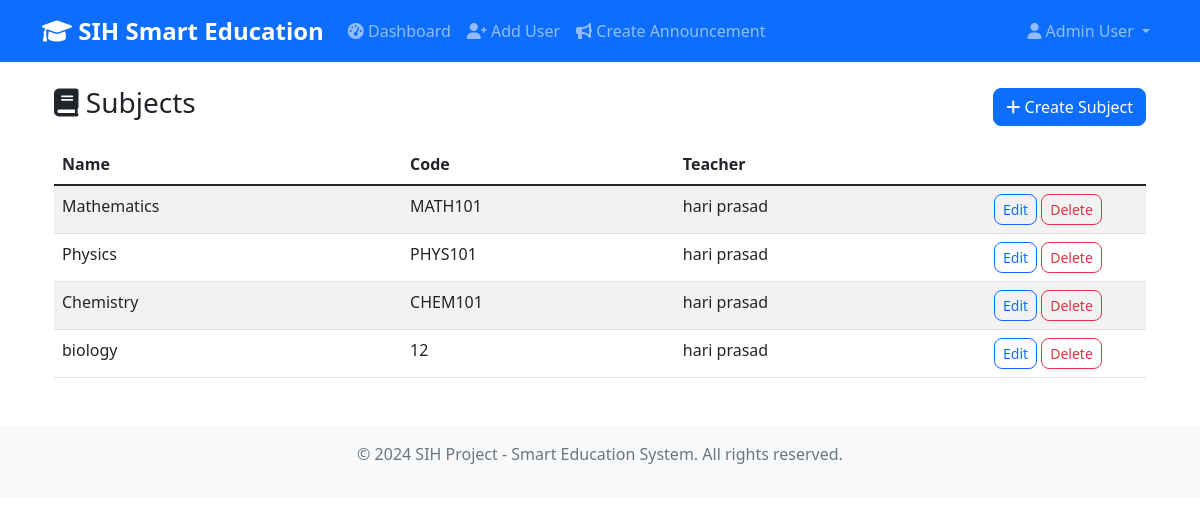
/admins/subjects/ (signed in), run on the app's committed database.
### teachers/models.py (models this page shows, shortened)
class Subject(models.Model):
    name = models.CharField(max_length=100)
    code = models.CharField(max_length=10, unique=True)
    teacher = models.ForeignKey(Teacher, on_delete=models.CASCADE, related_name='subjects')

class Teacher(models.Model):
    user = models.OneToOneField(User, on_delete=models.CASCADE)
    employee_id = models.CharField(max_length=20, unique=True)
    department = models.CharField(max_length=100)
    created_at = models.DateTimeField(auto_now_add=True)

### admins/views.py (the view)
# urls.py: path('subjects/', views.subjects_list, name='subjects_list'),
@login_required
def subjects_list(request):
    if not _require_staff(request.user):
        messages.error(request, 'Access denied.')
        return redirect('core:dashboard')
    subjects = Subject.objects.select_related('teacher', 'teacher__user')
    return render(request, 'admins/subjects_list.html', {'subjects': subjects})

### admins/views.py (called while the page is built)
def _require_staff(user):
    return user.is_staff

### templates/admins/subjects_list.html (shortened to what this page needs)
{% extends 'base.html' %}
{% block content %}
<div class="container mt-4">
  <div class="d-flex justify-content-between align-items-center">
    <h3><i class="fas fa-book"></i> Subjects</h3>
    <a class="btn btn-primary" href="{% url 'admins:subject_create' %}">
        <i class="fas fa-plus"></i> Create Subject
    </a>
  </div>
  <table class="table table-striped mt-3">
    <thead><tr><th>Name</th><th>Code</th><th>Teacher</th><th style="width:160px;"></th></tr></thead>
    <tbody>
      {% for s in subjects %}
      <tr>
        <td>{{ s.name }}</td>
        <td>{{ s.code }}</td>
        <td>{{ s.teacher.user.get_full_name|default:s.teacher.user.username|default:"Unassigned" }}</td>
        <td>
          <a class="btn btn-sm btn-outline-primary" href="{% url 'admins:subject_edit' s.id %}">Edit</a>
          <a class="btn btn-sm btn-outline-danger" href="{% url 'admins:subject_delete' s.id %}">Delete</a>
        </td>
      </tr>
      {% empty %}
      <tr><td colspan="4" class="text-muted">No subjects</td></tr>
      {% endfor %}
    </tbody>
  </table>
</div>
{% endblock %}

### templates/base.html (shortened to what this page needs)
<!DOCTYPE html>
<html lang="en">
<head>
    <link href="https://cdn.jsdelivr.net/npm/bootstrap@5.1.3/dist/css/bootstrap.min.css" rel="stylesheet">
    <link href="https://cdnjs.cloudflare.com/ajax/libs/font-awesome/6.0.0/css/all.min.css" rel="stylesheet">
    {% load static %}
    <link href="{% static 'css/custom.css' %}" rel="stylesheet">
</head>
<body>
    <nav class="navbar navbar-expand-lg navbar-dark bg-primary">
        <div class="container">
            <a class="navbar-brand" href="{% url 'core:dashboard' %}">
                <i class="fas fa-graduation-cap"></i> SIH Smart Education
            </a>
            <div class="collapse navbar-collapse" id="navbarNav">
                <ul class="navbar-nav me-auto">
                    {% if user.is_authenticated %}
                        <li class="nav-item">
                            <a class="nav-link" href="{% url 'core:dashboard' %}">
                                <i class="fas fa-tachometer-alt"></i> Dashboard
                            </a>
                        </li>
                        {% if user.student %}
                            <li class="nav-item">
                                <a class="nav-link" href="{% url 'students:materials_list' %}">
                                    <i class="fas fa-file-alt"></i> Materials
                                </a>
                            </li>
                            <li class="nav-item">
                                <a class="nav-link" href="{% url 'students:scan_qr' %}">
                                    <i class="fas fa-qrcode"></i> Scan QR
                                </a>
                            </li>
                        {% elif user.teacher %}
                            <li class="nav-item">
                                <a class="nav-link" href="{% url 'teachers:group_selection' %}">
                                    <i class="fas fa-users"></i> Select Group
                                </a>
                            </li>
                        {% elif user.is_staff %}
                            <li class="nav-item">
                                <a class="nav-link" href="{% url 'admins:add_user' %}">
                                    <i class="fas fa-user-plus"></i> Add User
                                </a>
                            </li>
                            <li class="nav-item">
                                <a class="nav-link" href="{% url 'admins:create_announcement' %}">
                                    <i class="fas fa-bullhorn"></i> Create Announcement
                                </a>
                            </li>
                        {% endif %}
                    {% endif %}
                </ul>
                <ul class="navbar-nav">
                    {% if user.is_authenticated %}
                        <li class="nav-item dropdown">
                            <a class="nav-link dropdown-toggle" href="#" id="navbarDropdown" role="button" data-bs-toggle="dropdown">
                                <i class="fas fa-user"></i> {{ user.get_full_name|default:user.username }}
                            </a>
                        </li>
                    {% endif %}
                </ul>
            </div>
        </div>
    </nav>
    <main class="container mt-4">
        {% block content %}
        {% endblock %}
    </main>
    <footer class="bg-light text-center text-muted py-3 mt-5">
        <div class="container">
            <p>&copy; 2024 SIH Project - Smart Education System. All rights reserved.</p>
        </div>
    </footer>
</body>
</html>

### static/css/custom.css (style rules this page uses)
:root { --primary-color: #007bff; --secondary-color: #6c757d; --success-color: #28a745; --warning-color: #ffc107; --danger-color: #dc3545; --info-color: #17a2b8; --light-color: #f8f9fa; --dark-color: #343a40; }
.btn { border-radius: 8px; font-weight: 500; transition: all 0.2s ease-in-out; }
.navbar-brand { font-weight: 700; font-size: 1.5rem; }
.navbar-nav .nav-link { font-weight: 500; transition: color 0.2s ease-in-out; }

### templates/base.html (style rules this page uses)
.navbar-brand { font-weight: bold; }

### data on the page
Subject: name "Mathematics", code "MATH101", teacher.user.get_full_name "hari prasad"
Subject: name "Physics", code "PHYS101", teacher.user.get_full_name "hari prasad"
Subject: name "Chemistry", code "CHEM101", teacher.user.get_full_name "hari prasad"
Subject: name "biology", code "12", teacher.user.get_full_name "hari prasad"

### other printed values
{{ user.get_full_name|default:user.username }} "Admin User"
